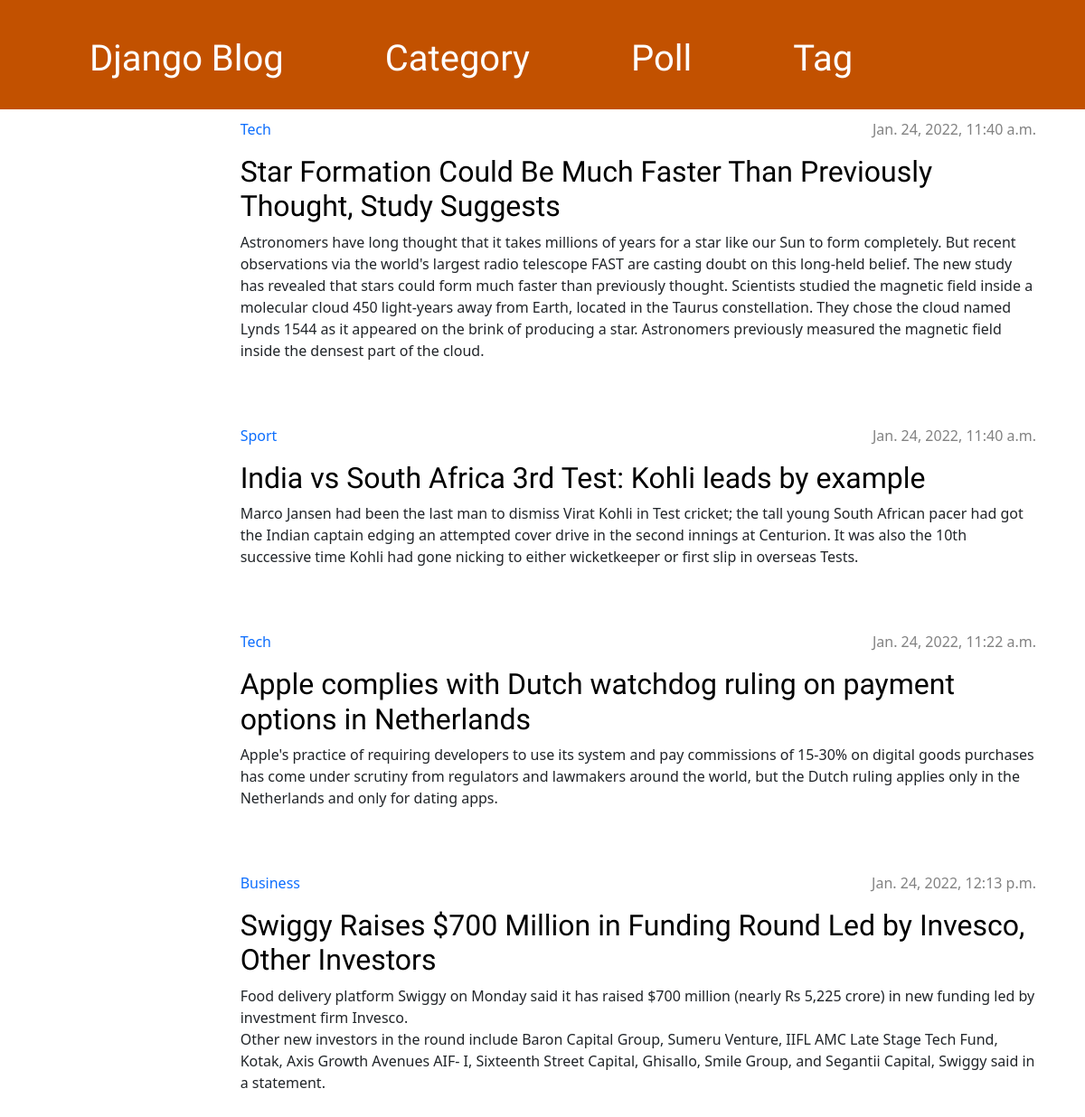
The page /tag/1/ on the database as committed earlier.
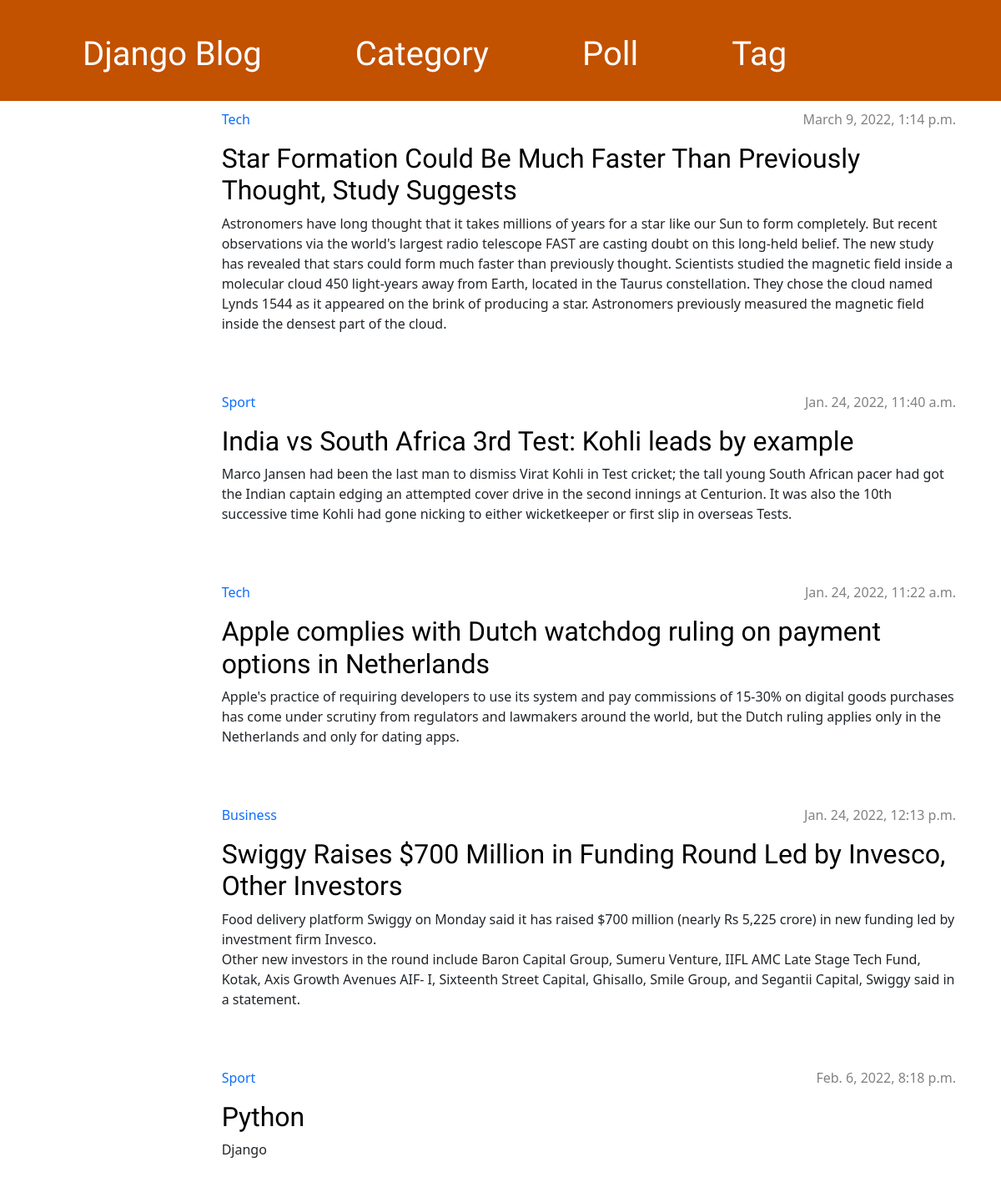
The same page on the database as committed later.
### blog/models.py (models this page shows, shortened)
class Post(models.Model):
    category = models.ForeignKey(Category, on_delete=PROTECT)
    tag = models.ManyToManyField(Tag)
    author = models.ForeignKey(
        settings.AUTH_USER_MODEL, on_delete=models.CASCADE)
    title = models.CharField(max_length=200)
    text = models.TextField()
    slug = AutoSlugField(populate_from='title', max_length=200,editable=False)
    created_date = models.DateTimeField(default=timezone.now)
    published_date = models.DateTimeField(blank=True, null=True)
    featured_image = models.ImageField(upload_to='image/')
    thumbnail_image = models.ImageField(upload_to='image/')

class Category(models.Model):
    name = models.CharField(max_length=100)
    slug = AutoSlugField(populate_from='name', max_length=200,editable=False)
    def __str__(self):
        return self.name

### blog/views.py (the view)
# urls.py: path('tag/<slug:slug>/',views.tag_detail, name='tag_detail'),
def tag_detail(request, slug):
    tag = Tag.objects.filter(id=slug).last()
    posts = Post.objects.filter(tag__name=tag).all()
    return render(request, 'blog/tag_detail.html', {'posts': posts})

### blog/models.py (called while the page is built)
    def __str__(self):
        return self.name

### templates/blog/tag_detail.html (shortened to what this page needs)
{% extends 'base.html' %}
{% block content %}
{% for post in posts %}
    <article class="post">
        <time class="date">
            {{ post.published_date }}
        </time>
        <a href="{% url 'blog:category_detail' post.category.id %}"><p>{{post.category}}</p></a>
        <h2><a href="{% url 'blog:post_detail' slug=post.slug %}">{{ post.title }}</a></h2>
        <p>{{ post.text|linebreaksbr }}</p>
    </article>
{% endfor %}
{% endblock content %}

Rows that differ between the two databases and show on the page:
changed Post "Star Formation Could Be Much Faster Than Previously Thought, Study Suggests": published_date "Jan. 24, 2022, 11:40 a.m." → "March 9, 2022, 1:14 p.m."
added Post: published_date "Feb. 6, 2022, 8:18 p.m.", category "Sport", title "Python", text "Django"
